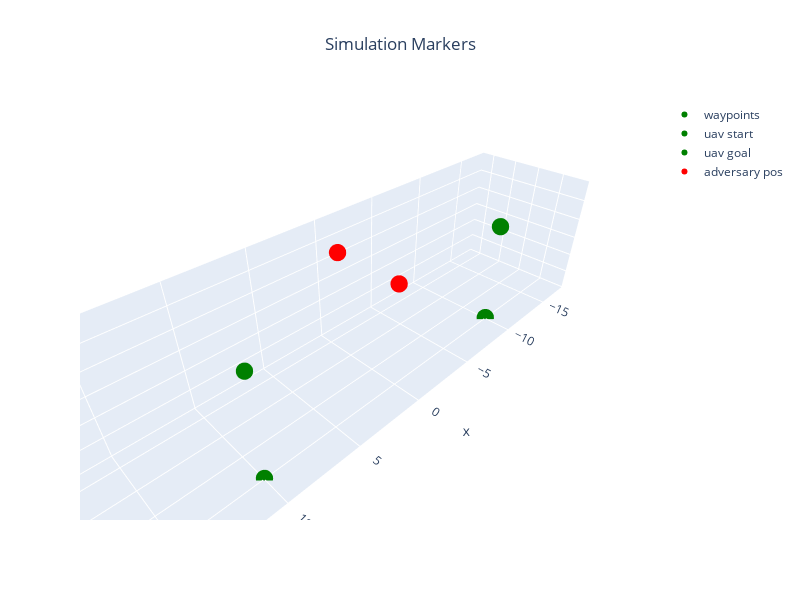

The code cell stored with this chart in its notebook:
### Markdown cell above
## Create Plans

### Code cell
offsets = [(-10, 0, 0, 0),(0, -5, 0, 0)]#
n_uavs = len(offsets)


homes=np.array([offset[:3] for offset in offsets])

gcs=GCS(positions=homes.copy())
global_paths=[np.array([[-10, 0, 5],[10, 0, 5]]),
              np.array([[0, -5, 5],[0,0,5]])]

local_paths=[global2local(path, home,pairwise=True) for path,home in zip(global_paths,homes)]


radar_radius=10
avoidance_radius =5


## Normal behavior
# markers = {f'waypoints': {'pos':global_paths[0],'color':'green'},
#        f'real pos': {'pos':global_paths[1],'color':'red','radius':0.1},
#        f'avoid zone': {'pos':global_paths[1],'color':'orange','radius':avoidance_radius,'alpha': 0.84},
#        f'radar zone': {'pos':global_paths[1],'color':'orange','radius':radar_radius,'alpha': 0.9}}




## Remote ID attack
fake_posistion=np.array([[0,0,5]])
markers = {f'waypoints': {'pos':global_paths[0],'color':'blue'},
       f'real pos': {'pos':global_paths[1],'color':'red','radius':0.1},
       # f'fake_pos': {'pos':fake_posistion,'color':'orange','radius':0.1},
       # f'avoid zone': {'pos':fake_posistion,'color':'red','radius':avoidance_radius,'alpha': 0.85},
       # f'radar zone': {'pos':global_paths[1],'color':'orange','radius':radar_radius,'alpha': 0.9}
       }








plans=[Plan.basic(wps=local_paths[0],alt=5,wp_margin=1,navegation_speed=1.5),
       Plan.hover(wps=local_paths[1],alt=5,wp_margin=1,navegation_speed=5,verbose=1)]
print(plans)


markers_plot = {f'waypoints': {'pos':global_paths[0],'color':'green'},
                f'uav start': {'pos':np.array([[-10, 0, 0]]),'color':'green'},
                'uav goal': {'pos':np.array([[10, 0, 0]]),'color':'green'},
              f'adversary pos': {'pos':global_paths[1],'color':'red','radius':0.1},
              #f'adversary fake pos': {'pos':fake_posistion,'color':'orange','radius':0.1}
              }


plot_3d_interactive(markers_plot,title='Simulation Markers',expand=[0.4,0.4,0.2],ground=-0.05)
#fake_posistion=fake_posistion[0]

if simulator == 'QGroundControl':
    home_position=(-35.3633245,149.1652241,0,0)
    spawns=find_spawns(home_position, offsets)

### Figure 1 — Plotly figure (JSON) as saved in the notebook; plotly's stock layout.template omitted (floating-point values rounded to 4 significant figures)
{"data": [{"marker": {"color": "green", "size": 6}, "mode": "markers", "name": "waypoints", "type": "scatter3d", "x": [-10, 10], "y": [0, 0], "z": [5, 5]}, {"marker": {"color": "green", "size": 6}, "mode": "markers", "name": "uav start", "type": "scatter3d", "x": [-10], "y": [0], "z": [0]}, {"marker": {"color": "green", "size": 6}, "mode": "markers", "name": "uav goal", "type": "scatter3d", "x": [10], "y": [0], "z": [0]}, {"marker": {"color": "red", "size": 6}, "mode": "markers", "name": "adversary pos", "type": "scatter3d", "x": [0, 0], "y": [-5, 0], "z": [5, 5]}], "layout": {"height": 600, "scene": {"xaxis": {"range": [-18, 18], "title": {"text": "x"}}, "yaxis": {"range": [-7, 2], "title": {"text": "y"}}, "zaxis": {"range": [-0.05, 6], "title": {"text": "z"}}}, "title": {"text": "Simulation Markers", "x": 0.5, "xanchor": "center"}, "width": 800}}
